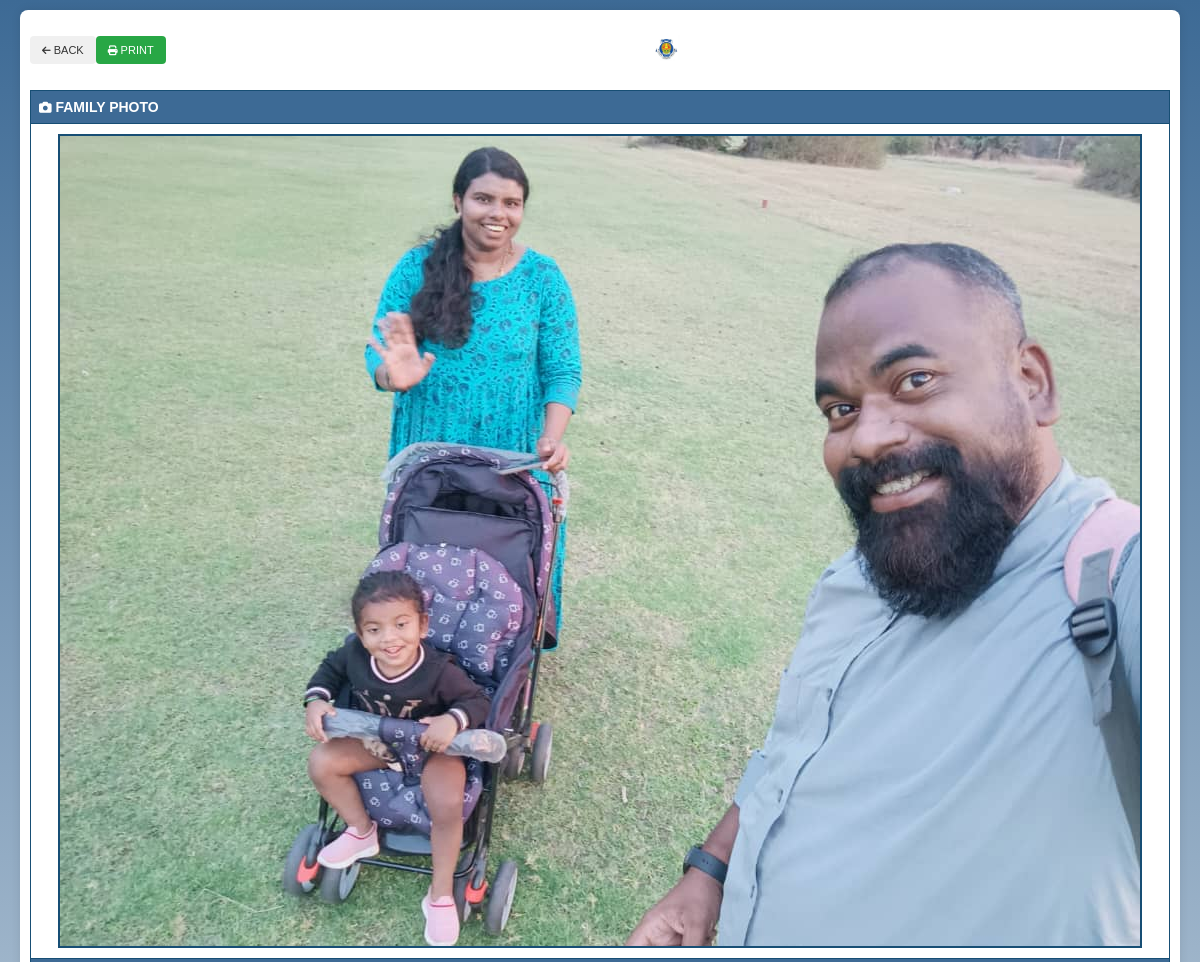
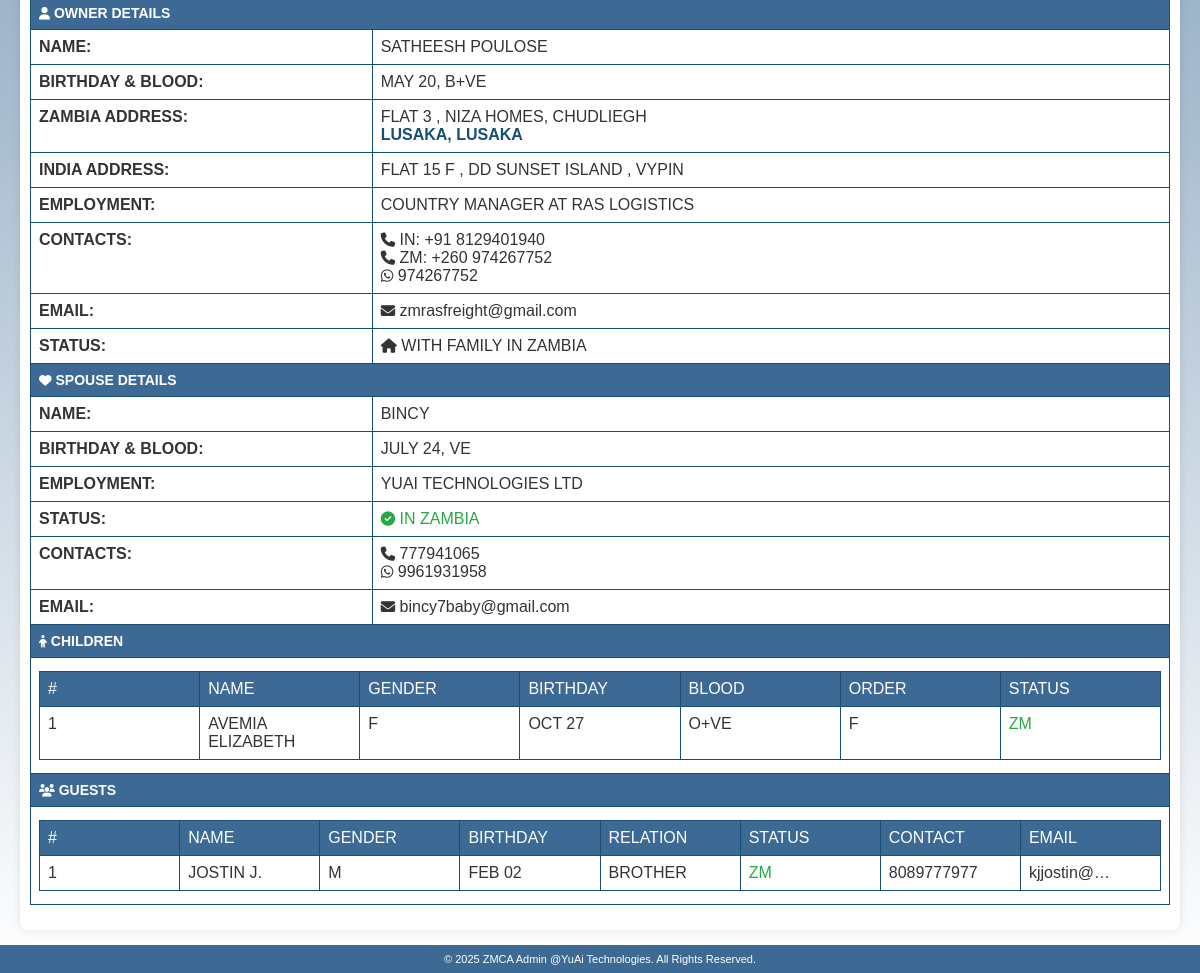
The app's page /view-family/47/ with its own data (2 pictures, top to bottom).
### members/models.py (models this page shows, shortened)
class Familyphoto(models.Model):
    fpid = models.AutoField(primary_key=True)
    up = models.ForeignKey(UserProfile, on_delete=models.CASCADE)
    familyphoto = models.ImageField(upload_to='family_photos/', null=True, blank=True)
    status=models.IntegerField()

class OwnerDetails(models.Model):
    pid = models.AutoField(primary_key=True)
    up = models.ForeignKey(UserProfile, on_delete=models.CASCADE)
    owner_first_name = models.CharField(max_length=255)
    owner_last_name = models.CharField(max_length=255)
    family_name = models.CharField(max_length=255)
    address_zambia = models.TextField()
    lcity=models.CharField(max_length=255)
    lprovince=models.CharField(max_length=255)
    address_india = models.TextField()
    GENDER_CHOICES = [('M', 'Male'),('F', 'Female'),('O', 'Other'),]
    gender = models.CharField(max_length=1, choices=GENDER_CHOICES)
    dob = models.DateField()
    blood_group = models.CharField(max_length=10)
    work_name=models.CharField(max_length=255)
    company_name = models.CharField(max_length=255)
    contact_no_india = models.CharField(max_length=15)
    cperson = models.CharField(max_length=255)
    contact_no_zm = models.CharField(max_length=15)
    whatsapp_no = models.CharField(max_length=15)
    email = models.EmailField()
    zmstatus=models.CharField(max_length=15)
    status=models.IntegerField()

class SpouseDetails(models.Model):
    spid=models.AutoField(primary_key=True)
    up = models.ForeignKey(UserProfile, on_delete=models.CASCADE)
    spouse_name = models.CharField(max_length=255)
    GENDER_CHOICES = [('M', 'Male'),('F', 'Female'),('O', 'Other'),]
    gender = models.CharField(max_length=1, choices=GENDER_CHOICES)
    spouse_dob = models.DateField()
    blood_group = models.CharField(max_length=10)
    spouse_phone_no = models.CharField(max_length=15)
    spouse_whatsapp_no = models.CharField(max_length=15)
    spouse_work = models.CharField(max_length=255)
    spouse_designation = models.CharField(max_length=255)
    spouse_email = models.EmailField()
    STATUS_CHOICES = [
        ('1', 'LivingInZambia'),
        ('2', 'LivingInOtherCountry'),
        ('3', 'Deceased'),
    ]
    status = models.CharField(max_length=20, choices=STATUS_CHOICES)

class ChildrenDetails(models.Model):
    cid = models.AutoField(primary_key=True)
    up = models.ForeignKey(UserProfile, on_delete=models.CASCADE)
    child_name = models.CharField(max_length=255)
    GENDER_CHOICES = [('M', 'Male'),('F', 'Female'),('O', 'Other'),]
    gender = models.CharField(max_length=1, choices=GENDER_CHOICES)
    BIRTH_ORDER_CHOICES = [
        ('Firstborn', 'Firstborn'),
        ('Secondborn', 'Secondborn'),
        ('Thirdborn', 'Thirdborn'),
       ('Fourtborn','Fourtborn'),
        ('Fifthborn', 'Fifthborn'),
        ('Sixthborn', 'Sixthborn'),
        ('seventhborn', 'seventhborn'),
       ('eighthborn','eighthborn'),
        ('ninenthborn', 'ninenthborn'),
       ('tenthborn','tenthborn'),]
    birth_order = models.CharField(max_length=15,choices=BIRTH_ORDER_CHOICES)
    dob = models.DateField()
    blood_group = models.CharField(max_length=10)
    status=models.IntegerField()

class OtherDetails(models.Model):
    oid = models.AutoField(primary_key=True)
    up = models.ForeignKey(UserProfile, on_delete=models.CASCADE)
    fname = models.CharField(max_length=255)
    lname = models.CharField(max_length=255)
    GENDER_CHOICES = [('M', 'Male'),('F', 'Female'),('O', 'Other'),]
    gender = models.CharField(max_length=1, choices=GENDER_CHOICES)
    whatsappno = models.CharField(max_length=15)
    email = models.EmailField()
    dob = models.DateField()
    blood_group = models.CharField(max_length=10)
    relationship_with_owner = models.CharField(max_length=255)
    status=models.IntegerField()

### zmcaadmin/views.py (the view)
# urls.py: path('view-family/<int:user_id>/',views.view_family, name='view_family'),
def view_family(request, user_id):
    user_profile = get_object_or_404(UserProfile, id=user_id)
    owner_details = OwnerDetails.objects.filter(up=user_profile)
    spouse_details = SpouseDetails.objects.filter(up=user_profile)
    children_details = ChildrenDetails.objects.filter(up=user_profile)
    other_details = OtherDetails.objects.filter(up=user_profile)
    family_photos = Familyphoto.objects.filter(up=user_profile).first()
    context = {
        'user_profile': user_profile,
        'od': owner_details,
        'sd': spouse_details,
        'cd': children_details,
        'other': other_details,
        'fp': family_photos,
    }
    return render(request, 'admin/viewfamily.html',context)

### templates/admin/viewfamily.html (shortened to what this page needs)
<html>
  <head>
    {% load static %}
    <link href="{% static 'vendor/fontawesome-free/css/all.min.css' %}" rel="stylesheet">
  </head>
  <body>
    <div class="container">
      <div class="action-buttons">
        <button class="btn btn-back" onclick="goBack()">
          <i class="fas fa-arrow-left"></i> BACK
        </button>
        <div class="logo-header">
          <img src="{% static 'img/logo.jpg' %}" alt="ZMCA Logo" class="logo-img">
        </div>
        <button class="btn btn-print" onclick="printToPDF()">
          <i class="fas fa-print"></i> PRINT
        </button>
      </div>
      <table class="outer-table">
        <tr>
          <td colspan="2" class="section-header">
            <i class="fas fa-camera"></i> FAMILY PHOTO
          </td>
        </tr>
        <tr>
          <td colspan="2" style="text-align: center; padding: 10px;">
            {% if fp %}
              <img src="{{ fp.familyphoto.url }}" alt="Family Photo" class="timage">
            {% else %}
              <p style="font-size: 12px;">No Family Photo Uploaded</p>
            {% endif %}
          </td>
        </tr>
        <tr>
          <td colspan="2" class="section-header">
            <i class="fas fa-user"></i> OWNER DETAILS
          </td>
        </tr>
        {% if od %}
          {% for od in od %}
            <tr>
              <td width="30%"><strong>Name:</strong></td>
              <td>{{ od.owner_first_name }} {{ od.owner_last_name }}</td>
            </tr>
            <tr>
              <td><strong>Birthday & Blood:</strong></td>
              <td>{{ od.dob|date:"F d" }}, {{ od.blood_group }}VE</td>
            </tr>
            <tr>
              <td><strong>Zambia Address:</strong></td>
              <td>
                {{ od.address_zambia }}<br>
                <span class="highlight">{{ od.lcity}}, {{ od.lprovince}}</span>
              </td>
            </tr>
            <tr>
              <td><strong>India Address:</strong></td>
              <td>{{ od.address_india }}</td>
            </tr>
            <tr>
              <td><strong>Employment:</strong></td>
              <td>{{ od.work_name }} at {{ od.company_name }}</td>
            </tr>
            <tr>
              <td><strong>Contacts:</strong></td>
              <td>
                <i class="fas fa-phone"></i> IN: +91 {{ od.contact_no_india }}<br>
                <i class="fas fa-phone"></i> ZM: +260 {{ od.contact_no_zm }}<br>
                <i class="fab fa-whatsapp"></i> {{ od.whatsapp_no }}
              </td>
            </tr>
            <tr>
              <td><strong>Email:</strong></td>
              <td style="text-transform: lowercase;">
                <i class="fas fa-envelope"></i> {{ od.email }}
              </td>
            </tr>
            <tr>
              <td><strong>Status:</strong></td>
              <td>
                {% if od.zmstatus == 'With Family' %}
                  <i class="fas fa-home"></i> With family in Zambia
                {% elif od.zmstatus == 'Alone' %}
                  <i class="fas fa-user"></i> Alone in Zambia
                {% else %}
                  <i class="fas fa-question-circle"></i> Status not specified
                {% endif %}
              </td>
            </tr>
          {% endfor %}
        {% else %}
          <tr>
            <td colspan="2">No Owner Details</td>
          </tr>
        {% endif %}
        <tr class="pagebreak">
          <td colspan="2" class="section-header">
            <i class="fas fa-heart"></i> SPOUSE DETAILS
          </td>
        </tr>
        {% if sd %}
          {% for sd in sd %}
            <tr>
              <td><strong>Name:</strong></td>
              <td>{{ sd.spouse_name }}</td>
            </tr>
            <tr>
              <td><strong>Birthday & Blood:</strong></td>
              <td>{{ sd.spouse_dob|date:"F d" }}, {{ od.blood_group }}VE</td>
            </tr>
            <tr>
              <td><strong>Employment:</strong></td>
              <td>{{ sd.spouse_work }}</td>
            </tr>
            <tr>
              <td><strong>Status:</strong></td>
              <td>
                {% if sd.status == '1' %}
                  <span class="status-zambia"><i class="fas fa-check-circle"></i> In Zambia</span>
                {% elif sd.status == '2' %}
                  <span class="status-other"><i class="fas fa-globe"></i> Other country</span>
                {% elif sd.status == '3' %}
                  <span class="status-deceased"><i class="fas fa-times-circle"></i> Deceased</span>
                {% endif %}
              </td>
            </tr>
            <tr>
              <td><strong>Contacts:</strong></td>
              <td>
                <i class="fas fa-phone"></i> {{ sd.spouse_phone_no }}<br>
                <i class="fab fa-whatsapp"></i> {{ sd.spouse_whatsapp_no }}
              </td>
            </tr>
            <tr>
              <td><strong>Email:</strong></td>
              <td style="text-transform: lowercase;">
                <i class="fas fa-envelope"></i> {{ sd.spouse_email }}
              </td>
            </tr>
          {% endfor %}
        {% else %}
          <tr>
            <td colspan="2">No Spouse Details</td>
          </tr>
        {% endif %}
        <tr>
          <td colspan="2" class="section-header">
            <i class="fas fa-child"></i> CHILDREN
          </td>
        </tr>
        {% if cd %}
          <tr>
            <td colspan="2">
              <div style="overflow-x: auto;">
                <table class="inner-table">
                  <thead>
                    <tr>
                      <th>#</th>
                      <th>Name</th>
                      <th>Gender</th>
                      <th>Birthday</th>
                      <th>Blood</th>
                      <th>Order</th>
                      <th>Status</th>
                    </tr>
                  </thead>
                  <tbody>
                    {% for child in cd %}
                      <tr>
                        <td>{{ forloop.counter }}</td>
                        <td>{{ child.child_name }}</td>
                        <td>{{ child.get_gender_display|slice:":1" }}</td>
                        <td>{{ child.dob|date:"M d" }}</td>
                        <td>{{ child.blood_group }}VE</td>
                        <td>{{ child.get_birth_order_display|slice:":1" }}</td>
                        <td>
                          {% if child.status == 1 %}
                            <span class="status-zambia">ZM</span>
                          {% elif child.status == 2 %}
                            <span class="status-other">Other</span>
                          {% elif child.status == 3 %}
                            <span class="status-deceased">Dec</span>
                          {% else %}
                            ?
                          {% endif %}
                        </td>
                      </tr>
                    {% endfor %}
                  </tbody>
                </table>
              </div>
            </td>
          </tr>
        {% else %}
          <tr>
            <td colspan="2">No Children</td>
          </tr>
        {% endif %}
        <tr>
          <td colspan="2" class="section-header">
            <i class="fas fa-users"></i> GUESTS
          </td>
        </tr>
        {% if other %}
          {% for guest in other %}
            <tr>
              <td colspan="2">
                <div style="overflow-x: auto;">
                  <table class="inner-table">
                    <thead>
                      <tr>
                        <th>#</th>
                        <th>Name</th>
                        <th>Gender</th>
                        <th>Birthday</th>
                        <th>Relation</th>
                        <th>Status</th>
                        <th>Contact</th>
                        <th>Email</th>
                      </tr>
                    </thead>
                    <tbody>
                      <tr>
                        <td>{{ forloop.counter }}</td>
                        <td>{{ guest.fname|slice:":10" }} {{ guest.lname|slice:":1" }}.</td>
                        <td>{{ guest.gender|slice:":1" }}</td>
                        <td>{{ guest.dob|date:"M d" }}</td>
                        <td>{{ guest.relationship_with_owner|truncatewords:2 }}</td>
                        <td>
                          {% if guest.status == 1 %}
                            <span class="status-zambia">ZM</span>
                          {% elif guest.status == 2 %}
                            <span class="status-other">Other</span>
                          {% elif guest.status == 3 %}
                            <span class="status-deceased">Dec</span>
                          {% else %}
                            ?
                          {% endif %}
                        </td>
                        <td>{{ guest.whatsappno|slice:":10" }}</td>
                        <td style="text-transform: lowercase;">{{ guest.email|truncatechars:10 }}</td>
                      </tr>
                    </tbody>
                  </table>
                </div>
              </td>
            </tr>
          {% endfor %}
        {% else %}
          <tr>
            <td colspan="2">No Guests</td>
          </tr>
        {% endif %}
      </table>
    </div>
    <footer>
      &copy; 2025 ZMCA Admin @YuAi Technologies. All rights reserved.
    </footer>
  </body>
</html>

### templates/admin/viewfamily.html (style rules this page uses)
body { text-transform: uppercase; font-family: 'Poppins', sans-serif; background: linear-gradient(to bottom, #3d6a95, #ffffff); margin: 0; padding: 0; color: #333; -webkit-text-size-adjust: 100%; }
.container { width: 95%; max-width: 1200px; margin: 10px auto; padding: 10px; background-color: white; box-shadow: 0 0 10px rgba(0, 0, 0, 0.1); border-radius: 8px; }
.outer-table { width: 100%; border-collapse: collapse; margin-bottom: 15px; }
.inner-table { width: 100%; border-collapse: collapse; margin: 5px 0; table-layout: fixed; }
.outer-table td, .outer-table th, .inner-table td, .inner-table th { border: 1px solid #174e74; padding: 8px; text-align: left; word-wrap: break-word; vertical-align: top; }
.outer-table th, .inner-table th { background-color: #3d6a95; color: white; font-weight: 500; }
.section-header { background-color: #3d6a95; color: white; font-weight: 600; padding: 10px; font-size: 14px; }
.timage { max-width: 100%; height: auto; display: block; margin: 0 auto; border: 2px solid #174e74; }
.action-buttons { display: flex; justify-content: space-between; align-items: center; margin-bottom: 10px; flex-wrap: wrap; }
.btn { padding: 8px 12px; border-radius: 4px; background-color: #3d6a95; color: white; border: none; cursor: pointer; font-weight: 500; text-transform: uppercase; font-size: 11px; transition: all 0.3s; margin: 3px 0; white-space: nowrap; }
.btn-back { background-color: #f0f0f0; color: #333; }
.btn-print { background-color: #28a745; }
.logo-header { text-align: center; margin: 5px 0; order: 2; flex: 1; min-width: 100px; }
.logo-img { height: 50px; width: auto; max-width: 100%; }
footer { text-align: center; background-color: #3d6a95; color: white; padding: 8px; margin-top: 15px; font-size: 11px; text-transform: capitalize; }
.highlight { font-weight: 600; color: #174e74; }
.status-zambia { color: #28a745; }
.fas, .fab { font-size: 0.9em; }

### records on screen
Familyphoto: familyphoto (picture)
OwnerDetails: owner_first_name "SATHEESH", owner_last_name "POULOSE", dob "MAY 20", blood_group "B+", address_zambia "FLAT 3 , NIZA HOMES, CHUDLIEGH", lcity "LUSAKA", lprovince "LUSAKA", address_india "FLAT 15 F , DD SUNSET ISLAND , VYPIN", work_name "COUNTRY MANAGER", company_name "RAS LOGISTICS", contact_no_india "8129401940", contact_no_zm "974267752", whatsapp_no "974267752", email "zmrasfreight@gmail.com", zmstatus "With Family" (drawn)
SpouseDetails: spouse_name "BINCY", spouse_dob "JULY 24", spouse_work "YUAI TECHNOLOGIES LTD", status "1" (drawn), spouse_phone_no "777941065", spouse_whatsapp_no "9961931958", spouse_email "bincy7baby@gmail.com"
ChildrenDetails: child_name "AVEMIA ELIZABETH", gender "F", dob "OCT 27", blood_group "O+", birth_order "F", status "ZM"
OtherDetails: fname "JOSTIN", lname "J", gender "M", dob "FEB 02", relationship_with_owner "BROTHER", status "ZM", whatsappno "8089777977", email "kjjostin@…"
